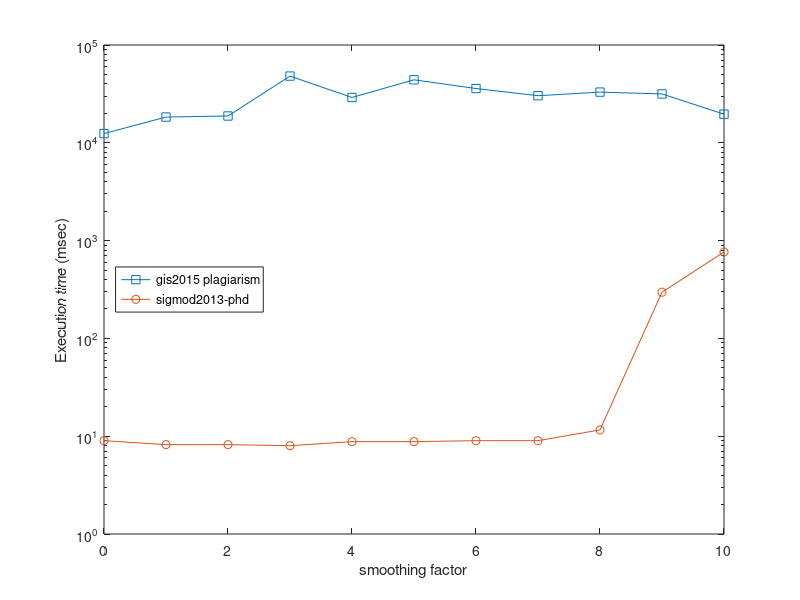
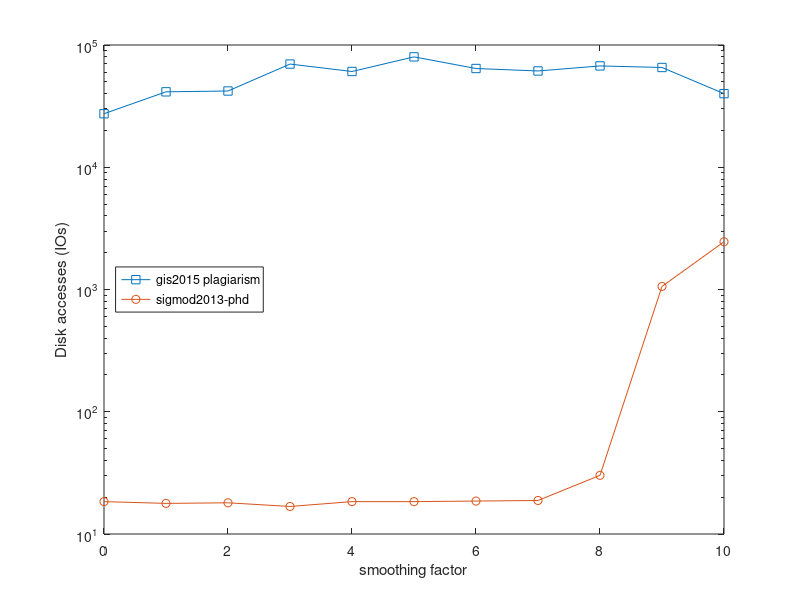
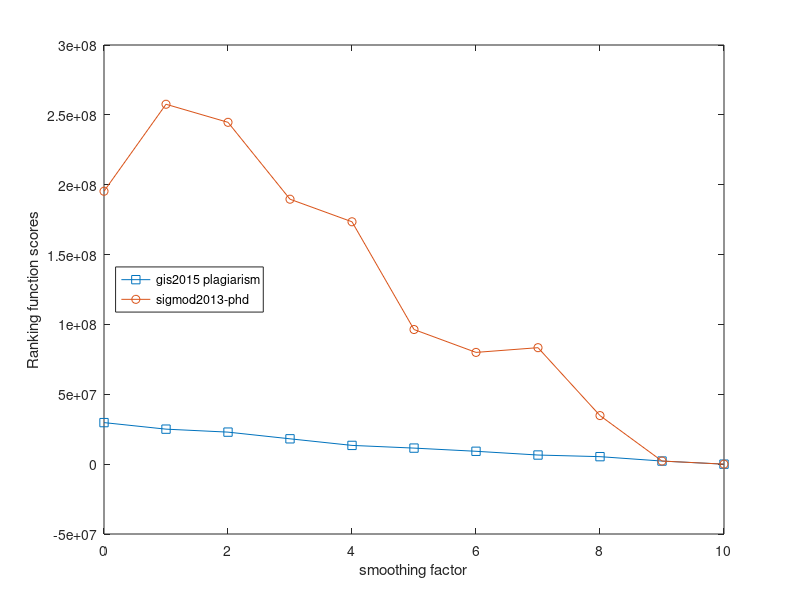
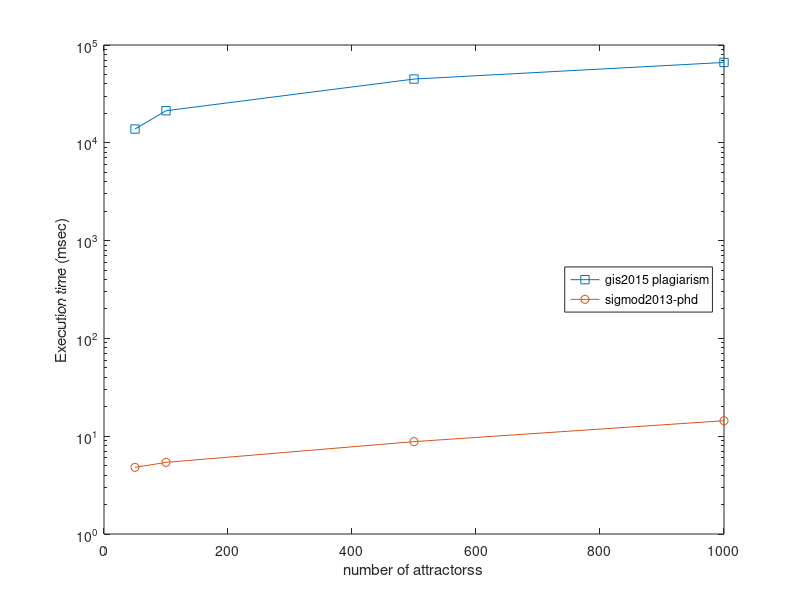

Reproduce these figures in MATLAB, in order.
#!/usr/local/bin/octave

clear all;
close all;

%
%######################################################
%======================================================
% dimacs USA road network dataset
% (http://www.dis.uniroma1.it/challenge9/download.shtml)
% evaluated on a mid-2015 15'' macbook pro
%=======================================================
%#######################################################
%


%
%=========================
% smoothing factor
%=========================
%

A = [
 [1024 500 500 0.000000 10.000000 12422.400000 92.400000 9.000000 27403.600000 373.200000 18.400000 29734831.264983 195331990.966357]
 [1024 500 500 1.000000 9.000000 18337.000000 111.000000 8.200000 41399.800000 478.200000 17.800000 25051845.488729 257587025.428499]
 [1024 500 500 2.000000 8.000000 18801.600000 122.200000 8.200000 42052.600000 515.200000 18.000000 22919030.365783 244656724.356055]
 [1024 500 500 3.000000 7.000000 48115.800000 174.800000 8.000000 69859.800000 712.600000 16.800000 18132869.765753 189628272.615989]
 [1024 500 500 4.000000 6.000000 29065.600000 165.200000 8.800000 60715.200000 660.000000 18.400000 13416192.791443 173469554.033971]
 [1024 500 500 5.000000 5.000000 44088.400000 216.200000 8.800000 79963.200000 878.600000 18.400000 11486877.703849 96358633.849631]
 [1024 500 500 6.000000 4.000000 35891.200000 235.400000 9.000000 64235.400000 951.400000 18.600000 9208552.501500 79982519.963432]
 [1024 500 500 7.000000 3.000000 30308.800000 329.200000 9.000000 61315.800000 1316.000000 18.800000 6525809.411819 83363490.250265]
 [1024 500 500 8.000000 2.000000 32988.800000 232.000000 11.600000 67436.600000 880.200000 30.200000 5361445.101750 34751126.359066]
 [1024 500 500 9.000000 1.000000 31603.400000 298.600000 296.800000 65466.800000 1060.000000 1060.000000 2215349.523095 2215349.523095]
 [1024 500 500 10.000000 0.000000 19618.400000 774.600000 764.400000 40014.400000 2457.000000 2457.000000 -1434.170845 -1434.170845]
];

 %% time 
 figure(1);
 semilogy (A(:,4),A(:,6),'-s;gis2015 plagiarism;',A(:,4),A(:,8),'-o;sigmod2013-phd;');
 ylabel('Execution time (msec)');
 xlabel('smoothing factor');
 legend ('location','west');
 print ('-deps','-color','time_tradeoff.eps');

 %% disk
 figure(2); 
 semilogy (A(:,4),A(:,9),'-s;gis2015 plagiarism;',A(:,4),A(:,11),'-o;sigmod2013-phd;');
 ylabel('Disk accesses (IOs)');
 xlabel('smoothing factor');
 legend ('location','west');
 print ('-deps','-color','disk_tradeoff.eps');

 %% result quality
 figure(3); 
 plot (A(:,4),A(:,12),'-s;gis2015 plagiarism;',A(:,4),A(:,13),'-o;sigmod2013-phd;');
 ylabel('Ranking function scores');
 xlabel('smoothing factor');
 legend ('location','west');
 print ('-deps','-color','quality_tradeoff.eps');


%
%==========================
% number of attractors
%==========================
%

A = [
 [1024 50 500 5.000000 5.000000 13826.800000 35.400000 4.800000 50007.200000 641.000000 21.200000 9020465.005217 111388257.351794]
 [1024 100 500 5.000000 5.000000 21274.800000 48.400000 5.400000 64710.600000 640.200000 21.400000 11052035.925210 110780786.411601]
 [1024 500 500 5.000000 5.000000 44861.600000 217.000000 8.800000 78176.600000 892.000000 18.800000 12183181.659922 95042627.097627]
 [1024 1000 500 5.000000 5.000000 66329.800000 334.800000 14.400000 88193.600000 707.200000 18.600000 12606434.425122 106033048.576762]
];

 %% time 
 figure(4);
 semilogy (A(:,2),A(:,6),'-s;gis2015 plagiarism;',A(:,2),A(:,8),'-o;sigmod2013-phd;');
 ylabel('Execution time (msec)');
 xlabel('number of attractorss');
 legend ('location','east');
 print ('-deps','-color','time_attractors.eps');

 %% disk
 figure(5); 
 semilogy (A(:,2),A(:,9),'-s;gis2015 plagiarism;',A(:,2),A(:,11),'-o;sigmod2013-phd;');
 ylabel('Disk accesses (IOs)');
 xlabel('number of attractors');
 legend ('location','east');
 print ('-deps','-color','disk_attractors.eps');

 %% result quality
 figure(6); 
 plot (A(:,2),A(:,12),'-s;gis2015 plagiarism;',A(:,2),A(:,13),'-o;sigmod2013-phd;');
 ylabel('Ranking function scores');
 xlabel('number of attractors');
 legend ('location','east');
 print ('-deps','-color','quality_attractors.eps');


%
%============================
% number of repellers
%============================
%

A = [
 [1024 500 50 5.000000 5.000000 9026.800000 51.600000 5.400000 34943.800000 255.600000 23.200000 33909623.193165 99446928.799861]
 [1024 500 100 5.000000 5.000000 9420.800000 99.400000 6.800000 34685.000000 408.400000 25.800000 24609459.654384 121634669.138163]
 [1024 500 500 5.000000 5.000000 27131.000000 221.000000 8.400000 52374.400000 858.400000 18.200000 11302108.444807 116379708.322880]
 [1024 500 1000 5.000000 5.000000 40780.000000 335.200000 12.400000 56194.800000 1191.800000 16.400000 8215078.114934 121993285.373952]
];

 %% time 
 figure(7);
 semilogy (A(:,3),A(:,6),'-s;gis2015 plagiarism;',A(:,3),A(:,8),'-o;sigmod2013-phd;');
 ylabel('Execution time (msec)');
 xlabel('number of repellers');
 legend ('location','east');
 print ('-deps','-color','time_repellers.eps');

 %% disk
 figure(8); 
 semilogy (A(:,3),A(:,9),'-s;gis2015 plagiarism;',A(:,3),A(:,11),'-o;sigmod2013-phd;');
 ylabel('Disk accesses (IOs)');
 xlabel('number of repellers');
 legend ('location','east');
 print ('-deps','-color','disk_repellers.eps');

 %% result quality
 figure(9); 
 plot (A(:,3),A(:,12),'-s;gis2015 plagiarism;',A(:,3),A(:,13),'-o;sigmod2013-phd;');
 ylabel('Ranking function scores');
 xlabel('number of repellers');
 legend ('location','east');
 print ('-deps','-color','quality_repellers.eps');


%
%============================
% heapfile block-size
%============================
%

A = [
 [4096 500 500 5.000000 5.000000 68494.200000 879.600000 17.000000 41847.400000 899.200000 9.800000 11943663.588134 168146233.093650]
 [2048 500 500 5.000000 5.000000 20546.400000 395.800000 11.200000 23768.200000 811.000000 12.200000 12356049.662059 144140352.064133]
 [1024 500 500 5.000000 5.000000 23493.600000 208.600000 9.400000 50420.600000 856.800000 21.400000 11154668.311816 57987867.296329]
 [512 500 500 5.000000 5.000000 29380.200000 201.400000 32.400000 81595.600000 1463.400000 137.000000 10879264.994452 129003795.933437]
 [256 500 500 5.000000 5.000000 36399.800000 125.600000 14.000000 134380.600000 1456.400000 109.800000 12675851.494474 97335299.927300]
];

 %% time 
 figure(10);
 semilogy (A(:,1),A(:,6),'-s;gis2015 plagiarism;',A(:,1),A(:,8),'-o;sigmod2013-phd;');
 ylabel('Execution time (msec)');
 xlabel('number of repellers');
 legend ('location','east');
 print ('-deps','-color','time_blocksize.eps');

 %% disk
 figure(11); 
 semilogy (A(:,1),A(:,9),'-s;gis2015 plagiarism;',A(:,1),A(:,11),'-o;sigmod2013-phd;');
 ylabel('Disk accesses (IOs)');
 xlabel('number of repellers');
 legend ('location','east');
 print ('-deps','-color','disk_blocksize.eps');

 %% result quality
 figure(12); 
 plot (A(:,1),A(:,12),'-s;gis2015 plagiarism;',A(:,1),A(:,13),'-o;sigmod2013-phd;');
 ylabel('Ranking function scores');
 xlabel('number of repellers');
 legend ('location','east');
 print ('-deps','-color','quality_blocksize.eps');


